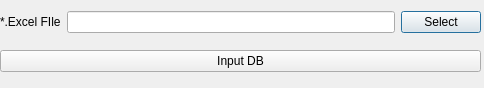
<?xml version="1.0" encoding="UTF-8"?>
<ui version="4.0">
 <class>Dialog</class>
 <widget class="QDialog" name="Dialog">
  <property name="geometry">
   <rect>
    <x>0</x>
    <y>0</y>
    <width>484</width>
    <height>88</height>
   </rect>
  </property>
  <property name="windowTitle">
   <string>Dialog</string>
  </property>
  <widget class="QWidget" name="verticalLayoutWidget">
   <property name="geometry">
    <rect>
     <x>0</x>
     <y>0</y>
     <width>481</width>
     <height>85</height>
    </rect>
   </property>
   <layout class="QVBoxLayout" name="mainLayout" stretch="1,1">
    <item>
     <layout class="QHBoxLayout" name="horizontalLayout">
      <item>
       <widget class="QLabel" name="label">
        <property name="text">
         <string>*.Excel FIle</string>
        </property>
       </widget>
      </item>
      <item>
       <widget class="QLineEdit" name="txtFilePath"/>
      </item>
      <item>
       <widget class="QPushButton" name="btnSelect">
        <property name="text">
         <string>Select</string>
        </property>
       </widget>
      </item>
     </layout>
    </item>
    <item>
     <widget class="QPushButton" name="btnInput">
      <property name="text">
       <string>Input DB</string>
      </property>
     </widget>
    </item>
   </layout>
  </widget>
 </widget>
 <resources/>
 <connections/>
</ui>
